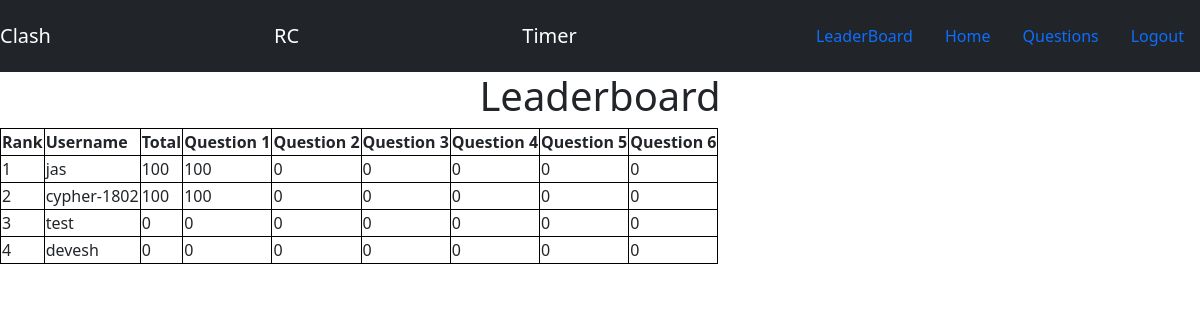
/rc/leaderboard (signed in), run on the app's committed database.
### rc/models.py (models this page shows, shortened)
class RcPlayer(models.Model):
    junior = models.BooleanField(null=True)
    user = models.OneToOneField(User, on_delete=models.CASCADE)
    total_score = models.IntegerField(null=True, default=0)
    ques1 = models.IntegerField(null=True, default=0)
    ques2 = models.IntegerField(null=True, default=0)
    ques3 = models.IntegerField(null=True, default=0)
    ques4 = models.IntegerField(null=True, default=0)
    ques5 = models.IntegerField(null=True, default=0)
    ques6 = models.IntegerField(null=True, default=0)

### clash/decorators.py (the view)
    def time_difference(request, *args, **kwargs):
        date_now = datetime.today()
        date_now_timestamp = int(date_now.timestamp())
        remain_seconds = final_time_timestamp - date_now_timestamp
        a = remain_seconds
        time_delta = timedelta(seconds=remain_seconds)
        remaining_seconds = time_delta.seconds  # extract seconds
        remaining_minutes, remaining_seconds = divmod(remaining_seconds, 60)
        remaining_hours, remaining_minutes = divmod(remaining_minutes, 60)
        print(remain_seconds)
        if a < 0:
            return clash.views.logout_view(request)
        else:
            return view_fun(request, *args, **kwargs)

### rc/views.py (called while the page is built)
@login_required
@timer
def leaderboard(request):
    if request.user.is_authenticated:
        data = []
        for user in RcPlayer.objects.order_by("-total_score"):
            data.append(user)
        return render(request, "Rc-leaderboard.html", {"data": data})

### rc/templates/Rc-leaderboard.html (shortened to what this page needs)
{% extends 'Rc-Home.html' %}
{% block body %}
	<h1><center>Leaderboard</center></h1>
	<table>
		<tr>
			<th>Rank</th>
			<th>Username</th>
			<th>Total</th>
			<th>Question 1</th>
			<th>Question 2</th>
			<th>Question 3</th>
			<th>Question 4</th>
			<th>Question 5</th>
			<th>Question 6</th>
		</tr>
		{% for result in data %}
		<tr>
			<td>{{forloop.counter}}</td>
			<td>{{result.user.username}}</td>
			<td>{{result.total_score}}</td>
			<td>{{result.ques1}}</td>
			<td>{{result.ques2}}</td>
			<td>{{result.ques3}}</td>
			<td>{{result.ques4}}</td>
			<td>{{result.ques5}}</td>
			<td>{{result.ques6}}</td>
		</tr>
		{% endfor %}
	</table>
	<br>
{%endblock%}

### rc/templates/Rc-leaderboard.html (style rules this page uses)
table, th, td { border: 1px solid black; border-collapse: collapse; }

### data on the page
RcPlayer: user.username "jas", total_score "100", ques1 "100", ques2 "0", ques3 "0", ques4 "0", ques5 "0", ques6 "0"
RcPlayer: user.username "cypher-1802", total_score "100", ques1 "100", ques2 "0", ques3 "0", ques4 "0", ques5 "0", ques6 "0"
RcPlayer: user.username "test", total_score "0", ques1 "0", ques2 "0", ques3 "0", ques4 "0", ques5 "0", ques6 "0"
RcPlayer: user.username "devesh", total_score "0", ques1 "0", ques2 "0", ques3 "0", ques4 "0", ques5 "0", ques6 "0"
